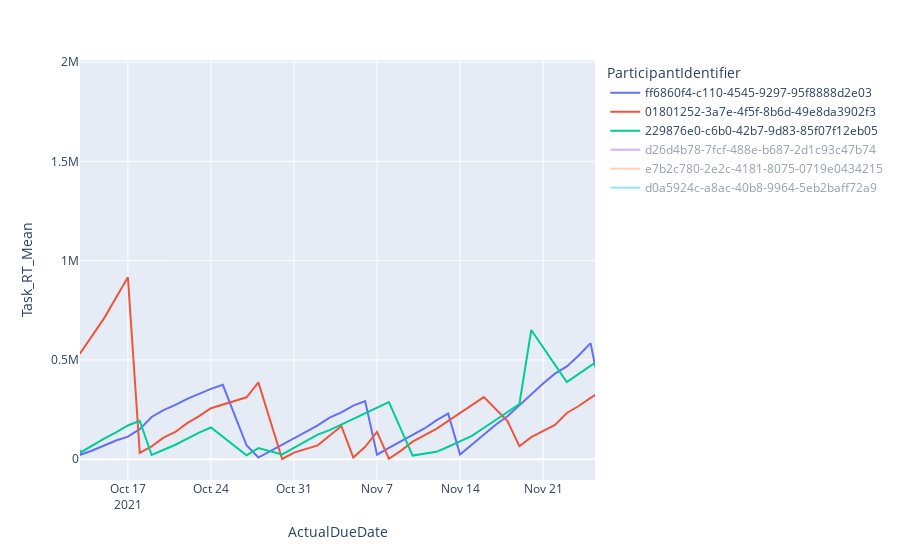

Notebook cell for this chart:
### Code cell
fig = px.line(df, x="ActualDueDate", y="Task_RT_Mean", color='ParticipantIdentifier')
fig.show()
